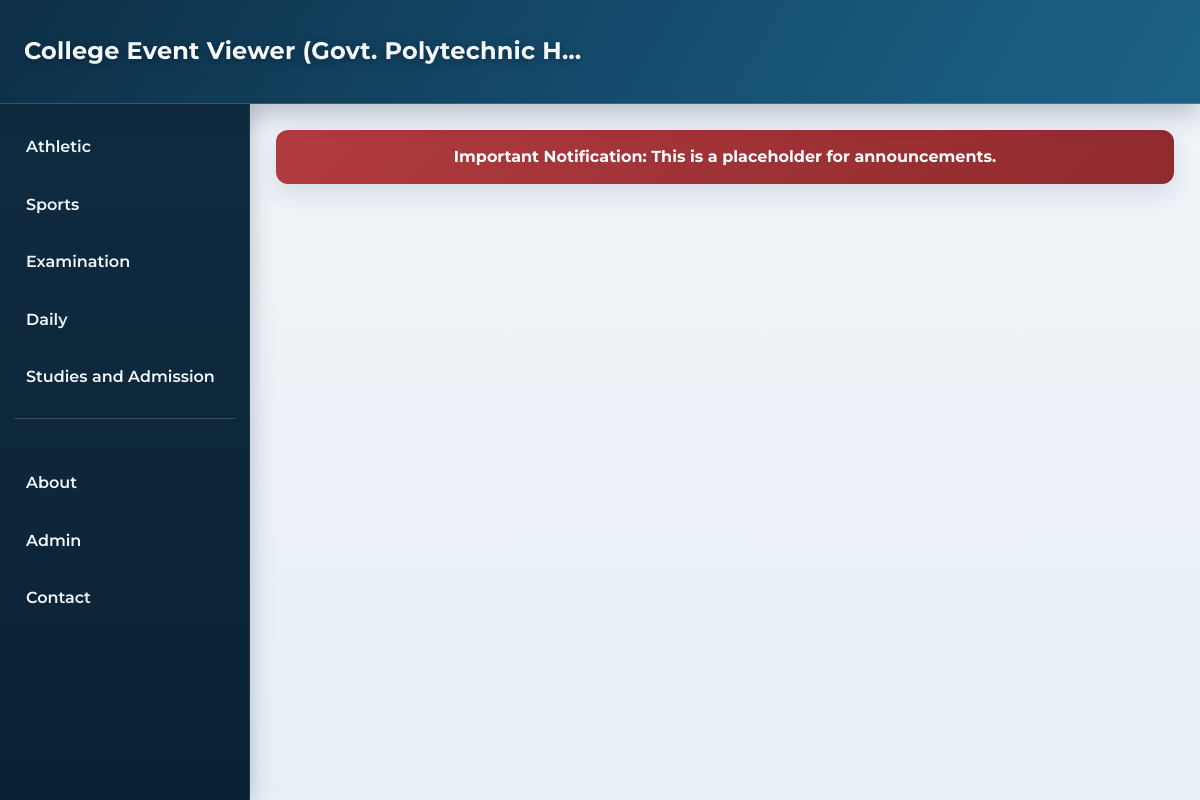
Before: / with the older database file.
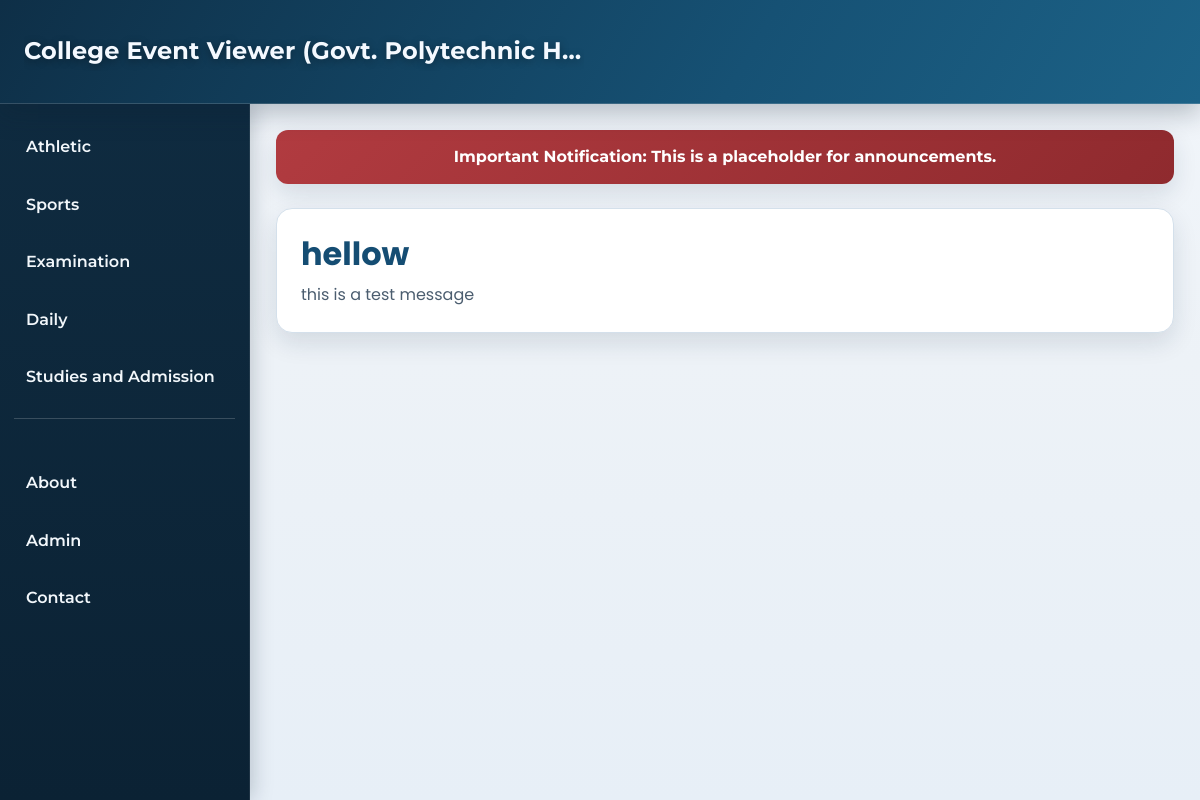
After: the same page with the newer database file.
### main.py (models this page shows)
class Notice(db.Model):
    sno = db.Column(db.Integer, primary_key=True, autoincrement=True)
    title = db.Column(db.String(200), nullable=False)
    desc = db.Column(db.String(5000), nullable=False)

### main.py (the view)
@app.route("/")
def index():
    data = Notice.query.all()
    return render_template('index.html', notices=data)

### templates/index.html
{%extends "clientBase.html"%}
{%block content%}
 <main class="content">
      <div class="notification-banner">
        Important Notification: This is a placeholder for announcements.
      </div>
      <div class="content-cards">
        {% for notice in notices %}
        <div class="card">
          <h1>{{ notice.title }}</h1>
          <p>{{ notice.desc  }}</p>
        </div>
        {% endfor %}
      </div>
    </main>
{%endblock%}

### templates/clientBase.html (shortened to what this page needs)
<!DOCTYPE html>
<html lang="en">
<head>
  <link rel="stylesheet" href="{{ url_for('static', filename='Style.css') }}">
</head>
<body>
  <header class="header">
    <div class="header-left">
      <h1><a href="/" class="header-title-link">College Event Viewer (Govt. Polytechnic Hamirpur)</a></h1>
    </div>
  </header>
  <div class="main">
    <aside class="sidebar" id="sidebar">
      <ul>
        <li><a href="/athletic">Athletic</a></li>
        <li><a href="/sports">Sports</a></li>
        <li><a href="examination.html">Examination</a></li>
        <li><a href="daily.html">Daily</a></li>
        <li><a href="studies-admission.html">Studies and Admission</a></li>
        <div class="sidebar-spacer"></div>
        <li><a href="about.html">About</a></li>
        <li><a href="/admin-login">Admin</a></li>
        <li><a href="contact.html">Contact</a></li>
      </ul>
    </aside>
   {%block content%} {%endblock%}
  </div>
</body>
</html>

### static/Style.css (style rules this page uses)
:root { --header-height: 104px; --sidebar-width: 250px; --bg: #edf2f7; --surface: #ffffff; --text: #1b2b3a; --muted: #4b5d6f; --primary: #154d73; --primary-strong: #0f3956; --accent: #b9772a; --danger: #b13b40; --sidebar: #0f2b40; --sidebar-hover: #184664; --border: #d4e0eb; --shadow-soft: 0 10px 25px rgba(13, 41, 62, 0.12); }
* { margin: 0; padding: 0; box-sizing: border-box; }
body { min-height: 100vh; font-size: 16px; font-family: 'Poppins', sans-serif; background: linear-gradient(180deg, #f2f6fb 0%, var(--bg) 45%, #e7eff7 100%); color: var(--text); line-height: 1.6; overflow-x: hidden; }
.header { position: fixed; top: 0; left: 0; right: 0; z-index: 1200; height: var(--header-height); display: flex; align-items: center; justify-content: space-between; padding: 0 24px; background: linear-gradient(120deg, #0e2f47 0%, #165174 62%, #1c6287 100%); border-bottom: 1px solid rgba(255, 255, 255, 0.16); box-shadow: 0 10px 24px rgba(10, 31, 48, 0.25); }
.header-left { flex: 1; min-width: 0; text-align: center; font-family: 'Montserrat', sans-serif; padding-right: 32px; }
.header-left h1 { color: #f4f9ff; font-size: clamp(1.12rem, 2vw, 1.56rem); font-weight: 700; letter-spacing: 0.2px; text-shadow: 0 2px 8px rgba(0, 0, 0, 0.35); white-space: nowrap; overflow: hidden; text-overflow: ellipsis; }
.header-title-link { color: inherit; text-decoration: none; transition: color 0.2s ease, opacity 0.2s ease; }
.main { min-height: 100vh; }
.sidebar { position: fixed; top: var(--header-height); left: 0; width: var(--sidebar-width); height: calc(100vh - var(--header-height)); overflow-y: auto; z-index: 1000; background: linear-gradient(180deg, var(--sidebar) 0%, #0b2234 100%); color: #ffffff; padding: 18px 0; border-right: 1px solid rgba(255, 255, 255, 0.08); box-shadow: 2px 0 20px rgba(9, 28, 44, 0.22); }
.sidebar ul { list-style: none; }
.sidebar li { margin-bottom: 8px; }
.sidebar a { position: relative; display: block; margin: 0 10px; padding: 12px 16px; border-radius: 10px; color: #f2f7fb; text-decoration: none; font-family: 'Montserrat', sans-serif; font-size: 1rem; font-weight: 600; transition: background-color 0.25s ease, transform 0.25s ease; }
.sidebar-spacer { height: 24px; border-top: 1px solid rgba(255, 255, 255, 0.18); margin: 16px 14px; }
.content { margin-left: var(--sidebar-width); min-height: 100vh; padding: calc(var(--header-height) + 26px) 26px 24px; }
.notification-banner { width: 100%; margin-bottom: 24px; padding: 14px 16px; border-radius: 12px; background: linear-gradient(135deg, var(--danger), #8f2a2e); color: #ffffff; text-align: center; font-family: 'Montserrat', sans-serif; font-weight: 700; box-shadow: var(--shadow-soft); }
.content-cards { display: grid; grid-template-columns: repeat(auto-fit, minmax(280px, 1fr)); gap: 18px; }
.card { background: var(--surface); border: 1px solid var(--border); border-radius: 16px; padding: 24px; box-shadow: var(--shadow-soft); }
.card h1 { margin-bottom: 8px; color: var(--primary); line-height: 1.3; }
.card p { color: var(--muted); font-size: 1rem; }

Changed rows visible on the page:
added Notice: title "hellow", desc "this is a test message"
